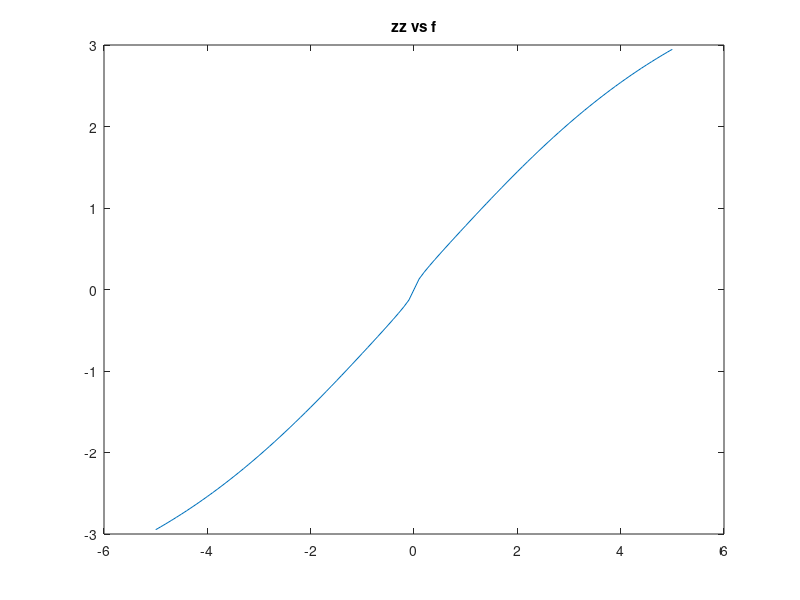
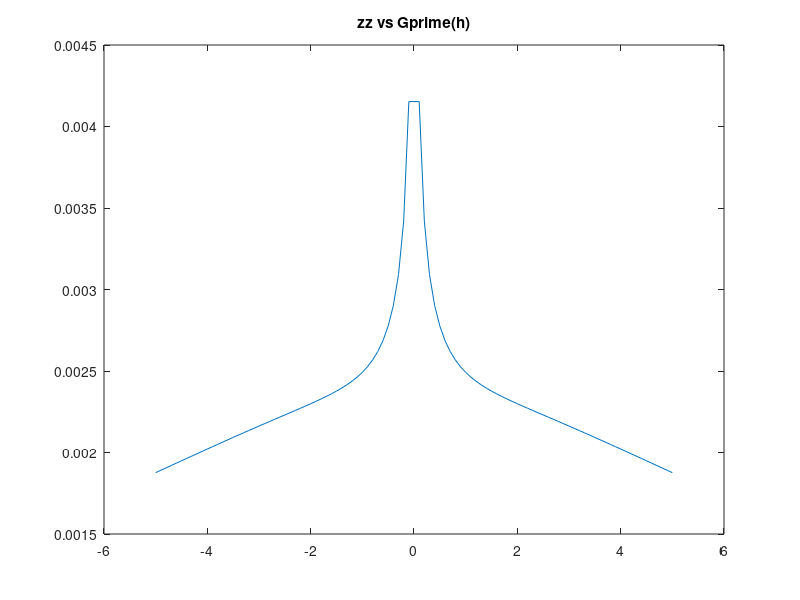

Write the MATLAB code that produced these figures, in order.
function shakCodev4 % Optimised code

    tic
    clearvars;
    zz = -5:0.1:5;    
    zz = zz(zz ~= 0);
    zz = transpose(zz);

    n = max(size(zz));
    alpha = rand(n, 1);
    m = norm(sum(alpha)) / 2;

    y2 = iteratoverfuncnewton(alpha, zz, m, n);
    %subplot(2, 1, 1);
    figure;
    plot(zz, y2);
    title('zz vs Gprime(h)');

    elapsedTime = toc;
    disp(['Execution time: ' num2str(elapsedTime) ' seconds']);
    elapsedTime = toc / 60;
    fprintf('Time in mins: %.4f minutes\n', elapsedTime);

end

function y = iteratoverfuncnewton(alpha, zz, m, n)

    correctedvs = zeros(n, 1);
    valueArr = zeros(n, 1);

    for i = 1:max(size(zz))
        disp(zz(i));
        values = newton(zz(i), alpha, m, 25);
        valueArr(i)=-imag(values^2);
        correctedvs(i) = -(imag((values^2) / (n * pi * zz(i))));
    end
    figure;
    plot(zz,valueArr);
    title('zz vs f');
    y = correctedvs;
end

function [y] = newton(z, alpha, m, iter)

    guess = -1i;
    iterArr = [];
    fArr = zeros(iter, 1);
    for ii = 1:iter
        [f, fp] = func1examplenewt(z, alpha, m, guess);
       
        if (fp ~= 0)
            current = guess - f / fp;
            guess = current;
        end
    end
    disp(f(end));
    y = guess;
end


function [y, dy] = func1examplenewt(z, alpha, m, guess)

    xp = 1;
    xp = xp .* (z - alpha * guess)';
    yp = sum(alpha .* xp ./ (z - alpha * guess));
    y = 2 * m * guess * xp - yp;
    % disp (y);
    rp = sum(alpha .* alpha .* xp ./ (z - alpha * guess) .* (z - alpha * guess), 1);
    dy = 2 * m * (xp - guess * yp) + rp;
end
